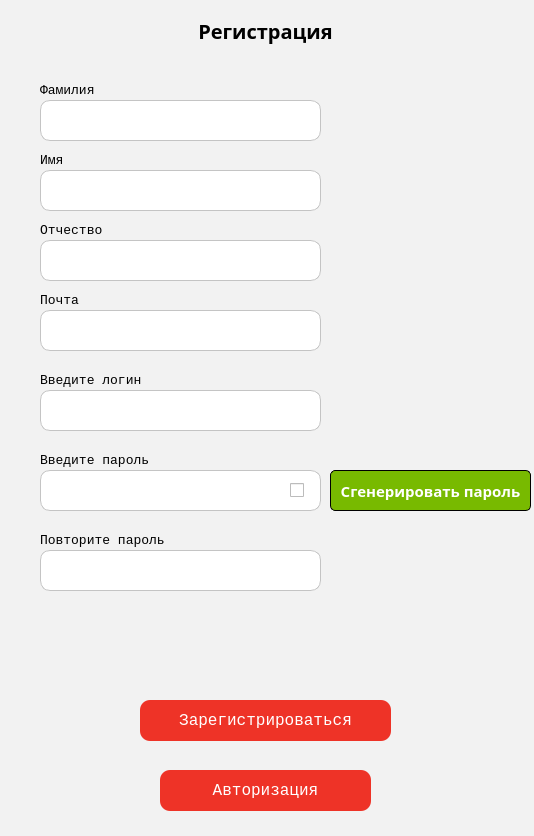
<?xml version="1.0" encoding="UTF-8"?>
<ui version="4.0">
 <class>MainWindow</class>
 <widget class="QMainWindow" name="MainWindow">
  <property name="geometry">
   <rect>
    <x>0</x>
    <y>0</y>
    <width>534</width>
    <height>836</height>
   </rect>
  </property>
  <property name="minimumSize">
   <size>
    <width>534</width>
    <height>836</height>
   </size>
  </property>
  <property name="maximumSize">
   <size>
    <width>1212120</width>
    <height>1212121</height>
   </size>
  </property>
  <property name="palette">
   <palette>
    <active>
     <colorrole role="WindowText">
      <brush brushstyle="SolidPattern">
       <color alpha="255">
        <red>0</red>
        <green>0</green>
        <blue>0</blue>
       </color>
      </brush>
     </colorrole>
     <colorrole role="Button">
      <brush brushstyle="SolidPattern">
       <color alpha="255">
        <red>242</red>
        <green>242</green>
        <blue>242</blue>
       </color>
      </brush>
     </colorrole>
     <colorrole role="Light">
      <brush brushstyle="SolidPattern">
       <color alpha="255">
        <red>255</red>
        <green>255</green>
        <blue>255</blue>
       </color>
      </brush>
     </colorrole>
     <colorrole role="Midlight">
      <brush brushstyle="SolidPattern">
       <color alpha="255">
        <red>248</red>
        <green>248</green>
        <blue>248</blue>
       </color>
      </brush>
     </colorrole>
     <colorrole role="Dark">
      <brush brushstyle="SolidPattern">
       <color alpha="255">
        <red>121</red>
        <green>121</green>
        <blue>121</blue>
       </color>
      </brush>
     </colorrole>
     <colorrole role="Mid">
      <brush brushstyle="SolidPattern">
       <color alpha="255">
        <red>161</red>
        <green>161</green>
        <blue>161</blue>
       </color>
      </brush>
     </colorrole>
     <colorrole role="Text">
      <brush brushstyle="SolidPattern">
       <color alpha="255">
        <red>0</red>
        <green>0</green>
        <blue>0</blue>
       </color>
      </brush>
     </colorrole>
     <colorrole role="BrightText">
      <brush brushstyle="SolidPattern">
       <color alpha="255">
        <red>255</red>
        <green>255</green>
        <blue>255</blue>
       </color>
      </brush>
     </colorrole>
     <colorrole role="ButtonText">
      <brush brushstyle="SolidPattern">
       <color alpha="255">
        <red>0</red>
        <green>0</green>
        <blue>0</blue>
       </color>
      </brush>
     </colorrole>
     <colorrole role="Base">
      <brush brushstyle="SolidPattern">
       <color alpha="255">
        <red>255</red>
        <green>255</green>
        <blue>255</blue>
       </color>
      </brush>
     </colorrole>
     <colorrole role="Window">
      <brush brushstyle="SolidPattern">
       <color alpha="255">
        <red>242</red>
        <green>242</green>
        <blue>242</blue>
       </color>
      </brush>
     </colorrole>
     <colorrole role="Shadow">
      <brush brushstyle="SolidPattern">
       <color alpha="255">
        <red>0</red>
        <green>0</green>
        <blue>0</blue>
       </color>
      </brush>
     </colorrole>
     <colorrole role="AlternateBase">
      <brush brushstyle="SolidPattern">
       <color alpha="255">
        <red>248</red>
        <green>248</green>
        <blue>248</blue>
       </color>
      </brush>
     </colorrole>
     <colorrole role="ToolTipBase">
      <brush brushstyle="SolidPattern">
       <color alpha="255">
        <red>255</red>
        <green>255</green>
        <blue>220</blue>
       </color>
      </brush>
     </colorrole>
     <colorrole role="ToolTipText">
      <brush brushstyle="SolidPattern">
       <color alpha="255">
        <red>0</red>
        <green>0</green>
        <blue>0</blue>
       </color>
      </brush>
     </colorrole>
    </active>
    <inactive>
     <colorrole role="WindowText">
      <brush brushstyle="SolidPattern">
       <color alpha="255">
        <red>0</red>
        <green>0</green>
        <blue>0</blue>
       </color>
      </brush>
     </colorrole>
     <colorrole role="Button">
      <brush brushstyle="SolidPattern">
       <color alpha="255">
        <red>242</red>
        <green>242</green>
        <blue>242</blue>
       </color>
      </brush>
     </colorrole>
     <colorrole role="Light">
      <brush brushstyle="SolidPattern">
       <color alpha="255">
        <red>255</red>
        <green>255</green>
        <blue>255</blue>
       </color>
      </brush>
     </colorrole>
     <colorrole role="Midlight">
      <brush brushstyle="SolidPattern">
       <color alpha="255">
        <red>248</red>
        <green>248</green>
        <blue>248</blue>
       </color>
      </brush>
     </colorrole>
     <colorrole role="Dark">
      <brush brushstyle="SolidPattern">
       <color alpha="255">
        <red>121</red>
        <green>121</green>
        <blue>121</blue>
       </color>
      </brush>
     </colorrole>
     <colorrole role="Mid">
      <brush brushstyle="SolidPattern">
       <color alpha="255">
        <red>161</red>
        <green>161</green>
        <blue>161</blue>
       </color>
      </brush>
     </colorrole>
     <colorrole role="Text">
      <brush brushstyle="SolidPattern">
       <color alpha="255">
        <red>0</red>
        <green>0</green>
        <blue>0</blue>
       </color>
      </brush>
     </colorrole>
     <colorrole role="BrightText">
      <brush brushstyle="SolidPattern">
       <color alpha="255">
        <red>255</red>
        <green>255</green>
        <blue>255</blue>
       </color>
      </brush>
     </colorrole>
     <colorrole role="ButtonText">
      <brush brushstyle="SolidPattern">
       <color alpha="255">
        <red>0</red>
        <green>0</green>
        <blue>0</blue>
       </color>
      </brush>
     </colorrole>
     <colorrole role="Base">
      <brush brushstyle="SolidPattern">
       <color alpha="255">
        <red>255</red>
        <green>255</green>
        <blue>255</blue>
       </color>
      </brush>
     </colorrole>
     <colorrole role="Window">
      <brush brushstyle="SolidPattern">
       <color alpha="255">
        <red>242</red>
        <green>242</green>
        <blue>242</blue>
       </color>
      </brush>
     </colorrole>
     <colorrole role="Shadow">
      <brush brushstyle="SolidPattern">
       <color alpha="255">
        <red>0</red>
        <green>0</green>
        <blue>0</blue>
       </color>
      </brush>
     </colorrole>
     <colorrole role="AlternateBase">
      <brush brushstyle="SolidPattern">
       <color alpha="255">
        <red>248</red>
        <green>248</green>
        <blue>248</blue>
       </color>
      </brush>
     </colorrole>
     <colorrole role="ToolTipBase">
      <brush brushstyle="SolidPattern">
       <color alpha="255">
        <red>255</red>
        <green>255</green>
        <blue>220</blue>
       </color>
      </brush>
     </colorrole>
     <colorrole role="ToolTipText">
      <brush brushstyle="SolidPattern">
       <color alpha="255">
        <red>0</red>
        <green>0</green>
        <blue>0</blue>
       </color>
      </brush>
     </colorrole>
    </inactive>
    <disabled>
     <colorrole role="WindowText">
      <brush brushstyle="SolidPattern">
       <color alpha="255">
        <red>121</red>
        <green>121</green>
        <blue>121</blue>
       </color>
      </brush>
     </colorrole>
     <colorrole role="Button">
      <brush brushstyle="SolidPattern">
       <color alpha="255">
        <red>242</red>
        <green>242</green>
        <blue>242</blue>
       </color>
      </brush>
     </colorrole>
     <colorrole role="Light">
      <brush brushstyle="SolidPattern">
       <color alpha="255">
        <red>255</red>
        <green>255</green>
        <blue>255</blue>
       </color>
      </brush>
     </colorrole>
     <colorrole role="Midlight">
      <brush brushstyle="SolidPattern">
       <color alpha="255">
        <red>248</red>
        <green>248</green>
        <blue>248</blue>
       </color>
      </brush>
     </colorrole>
     <colorrole role="Dark">
      <brush brushstyle="SolidPattern">
       <color alpha="255">
        <red>121</red>
        <green>121</green>
        <blue>121</blue>
       </color>
      </brush>
     </colorrole>
     <colorrole role="Mid">
      <brush brushstyle="SolidPattern">
       <color alpha="255">
        <red>161</red>
        <green>161</green>
        <blue>161</blue>
       </color>
      </brush>
     </colorrole>
     <colorrole role="Text">
      <brush brushstyle="SolidPattern">
       <color alpha="255">
        <red>121</red>
        <green>121</green>
        <blue>121</blue>
       </color>
      </brush>
     </colorrole>
     <colorrole role="BrightText">
      <brush brushstyle="SolidPattern">
       <color alpha="255">
        <red>255</red>
        <green>255</green>
        <blue>255</blue>
       </color>
      </brush>
     </colorrole>
     <colorrole role="ButtonText">
      <brush brushstyle="SolidPattern">
       <color alpha="255">
        <red>121</red>
        <green>121</green>
        <blue>121</blue>
       </color>
      </brush>
     </colorrole>
     <colorrole role="Base">
      <brush brushstyle="SolidPattern">
       <color alpha="255">
        <red>242</red>
        <green>242</green>
        <blue>242</blue>
       </color>
      </brush>
     </colorrole>
     <colorrole role="Window">
      <brush brushstyle="SolidPattern">
       <color alpha="255">
        <red>242</red>
        <green>242</green>
        <blue>242</blue>
       </color>
      </brush>
     </colorrole>
     <colorrole role="Shadow">
      <brush brushstyle="SolidPattern">
       <color alpha="255">
        <red>0</red>
        <green>0</green>
        <blue>0</blue>
       </color>
      </brush>
     </colorrole>
     <colorrole role="AlternateBase">
      <brush brushstyle="SolidPattern">
       <color alpha="255">
        <red>242</red>
        <green>242</green>
        <blue>242</blue>
       </color>
      </brush>
     </colorrole>
     <colorrole role="ToolTipBase">
      <brush brushstyle="SolidPattern">
       <color alpha="255">
        <red>255</red>
        <green>255</green>
        <blue>220</blue>
       </color>
      </brush>
     </colorrole>
     <colorrole role="ToolTipText">
      <brush brushstyle="SolidPattern">
       <color alpha="255">
        <red>0</red>
        <green>0</green>
        <blue>0</blue>
       </color>
      </brush>
     </colorrole>
    </disabled>
   </palette>
  </property>
  <property name="windowTitle">
   <string>Регистрация</string>
  </property>
  <property name="styleSheet">
   <string notr="true"/>
  </property>
  <widget class="QWidget" name="centralwidget">
   <widget class="QLabel" name="registration_title">
    <property name="geometry">
     <rect>
      <x>0</x>
      <y>10</y>
      <width>531</width>
      <height>41</height>
     </rect>
    </property>
    <property name="font">
     <font>
      <family>Raleway</family>
      <pointsize>-1</pointsize>
      <weight>75</weight>
      <italic>false</italic>
      <bold>true</bold>
     </font>
    </property>
    <property name="styleSheet">
     <string notr="true">font-family: Raleway;
font-style: normal;
font-weight: bold;
font-size: 20px;
line-height: 21px;
color: #000000;</string>
    </property>
    <property name="text">
     <string>Регистрация</string>
    </property>
    <property name="alignment">
     <set>Qt::AlignCenter</set>
    </property>
   </widget>
   <widget class="QGroupBox" name="groupBox">
    <property name="geometry">
     <rect>
      <x>0</x>
      <y>60</y>
      <width>541</width>
      <height>761</height>
     </rect>
    </property>
    <property name="styleSheet">
     <string notr="true">border:none;</string>
    </property>
    <property name="title">
     <string/>
    </property>
    <widget class="QPushButton" name="gen_pass_button">
     <property name="geometry">
      <rect>
       <x>330</x>
       <y>410</y>
       <width>201</width>
       <height>41</height>
      </rect>
     </property>
     <property name="styleSheet">
      <string notr="true">background: #78ba00;
border-radius: 5px;
font-family: Raleway;
font-style: normal;
font-weight: bold;
font-size: 15px;
line-height: 18px;
color: #FFFFFF;
border:1px solid;</string>
     </property>
     <property name="text">
      <string>Сгенерировать пароль</string>
     </property>
    </widget>
    <widget class="QLabel" name="label_3">
     <property name="geometry">
      <rect>
       <x>40</x>
       <y>90</y>
       <width>61</width>
       <height>21</height>
      </rect>
     </property>
     <property name="font">
      <font>
       <family>Consolas</family>
       <pointsize>10</pointsize>
      </font>
     </property>
     <property name="text">
      <string>Имя</string>
     </property>
    </widget>
    <widget class="QPushButton" name="registration_button_2">
     <property name="geometry">
      <rect>
       <x>160</x>
       <y>710</y>
       <width>211</width>
       <height>41</height>
      </rect>
     </property>
     <property name="font">
      <font>
       <family>Consolas</family>
       <pointsize>12</pointsize>
      </font>
     </property>
     <property name="styleSheet">
      <string notr="true">background:#EE3327;
border-style: solid;
border-radius: 10px;
color:white;
</string>
     </property>
     <property name="text">
      <string>Авторизация</string>
     </property>
    </widget>
    <widget class="QLabel" name="repassword">
     <property name="geometry">
      <rect>
       <x>40</x>
       <y>470</y>
       <width>151</width>
       <height>21</height>
      </rect>
     </property>
     <property name="font">
      <font>
       <family>Consolas</family>
       <pointsize>10</pointsize>
      </font>
     </property>
     <property name="text">
      <string>Повторите пароль</string>
     </property>
    </widget>
    <widget class="QLabel" name="otchestvo">
     <property name="geometry">
      <rect>
       <x>40</x>
       <y>160</y>
       <width>91</width>
       <height>21</height>
      </rect>
     </property>
     <property name="font">
      <font>
       <family>Consolas</family>
       <pointsize>10</pointsize>
      </font>
     </property>
     <property name="text">
      <string>Отчество</string>
     </property>
    </widget>
    <widget class="QLabel" name="check">
     <property name="geometry">
      <rect>
       <x>0</x>
       <y>600</y>
       <width>541</width>
       <height>31</height>
      </rect>
     </property>
     <property name="palette">
      <palette>
       <active>
        <colorrole role="WindowText">
         <brush brushstyle="SolidPattern">
          <color alpha="255">
           <red>0</red>
           <green>0</green>
           <blue>0</blue>
          </color>
         </brush>
        </colorrole>
        <colorrole role="Button">
         <brush brushstyle="SolidPattern">
          <color alpha="255">
           <red>255</red>
           <green>255</green>
           <blue>153</blue>
          </color>
         </brush>
        </colorrole>
        <colorrole role="Light">
         <brush brushstyle="SolidPattern">
          <color alpha="255">
           <red>255</red>
           <green>255</green>
           <blue>255</blue>
          </color>
         </brush>
        </colorrole>
        <colorrole role="Midlight">
         <brush brushstyle="SolidPattern">
          <color alpha="255">
           <red>255</red>
           <green>255</green>
           <blue>204</blue>
          </color>
         </brush>
        </colorrole>
        <colorrole role="Dark">
         <brush brushstyle="SolidPattern">
          <color alpha="255">
           <red>127</red>
           <green>127</green>
           <blue>76</blue>
          </color>
         </brush>
        </colorrole>
        <colorrole role="Mid">
         <brush brushstyle="SolidPattern">
          <color alpha="255">
           <red>170</red>
           <green>170</green>
           <blue>102</blue>
          </color>
         </brush>
        </colorrole>
        <colorrole role="Text">
         <brush brushstyle="SolidPattern">
          <color alpha="255">
           <red>0</red>
           <green>0</green>
           <blue>0</blue>
          </color>
         </brush>
        </colorrole>
        <colorrole role="BrightText">
         <brush brushstyle="SolidPattern">
          <color alpha="255">
           <red>255</red>
           <green>255</green>
           <blue>255</blue>
          </color>
         </brush>
        </colorrole>
        <colorrole role="ButtonText">
         <brush brushstyle="SolidPattern">
          <color alpha="255">
           <red>0</red>
           <green>0</green>
           <blue>0</blue>
          </color>
         </brush>
        </colorrole>
        <colorrole role="Base">
         <brush brushstyle="SolidPattern">
          <color alpha="255">
           <red>255</red>
           <green>255</green>
           <blue>255</blue>
          </color>
         </brush>
        </colorrole>
        <colorrole role="Window">
         <brush brushstyle="SolidPattern">
          <color alpha="255">
           <red>255</red>
           <green>255</green>
           <blue>153</blue>
          </color>
         </brush>
        </colorrole>
        <colorrole role="Shadow">
         <brush brushstyle="SolidPattern">
          <color alpha="255">
           <red>0</red>
           <green>0</green>
           <blue>0</blue>
          </color>
         </brush>
        </colorrole>
        <colorrole role="AlternateBase">
         <brush brushstyle="SolidPattern">
          <color alpha="255">
           <red>255</red>
           <green>255</green>
           <blue>204</blue>
          </color>
         </brush>
        </colorrole>
        <colorrole role="ToolTipBase">
         <brush brushstyle="SolidPattern">
          <color alpha="255">
           <red>255</red>
           <green>255</green>
           <blue>220</blue>
          </color>
         </brush>
        </colorrole>
        <colorrole role="ToolTipText">
         <brush brushstyle="SolidPattern">
          <color alpha="255">
           <red>0</red>
           <green>0</green>
           <blue>0</blue>
          </color>
         </brush>
        </colorrole>
       </active>
       <inactive>
        <colorrole role="WindowText">
         <brush brushstyle="SolidPattern">
          <color alpha="255">
           <red>0</red>
           <green>0</green>
           <blue>0</blue>
          </color>
         </brush>
        </colorrole>
        <colorrole role="Button">
         <brush brushstyle="SolidPattern">
          <color alpha="255">
           <red>255</red>
           <green>255</green>
           <blue>153</blue>
          </color>
         </brush>
        </colorrole>
        <colorrole role="Light">
         <brush brushstyle="SolidPattern">
          <color alpha="255">
           <red>255</red>
           <green>255</green>
           <blue>255</blue>
          </color>
         </brush>
        </colorrole>
        <colorrole role="Midlight">
         <brush brushstyle="SolidPattern">
          <color alpha="255">
           <red>255</red>
           <green>255</green>
           <blue>204</blue>
          </color>
         </brush>
        </colorrole>
        <colorrole role="Dark">
         <brush brushstyle="SolidPattern">
          <color alpha="255">
           <red>127</red>
           <green>127</green>
           <blue>76</blue>
          </color>
         </brush>
        </colorrole>
        <colorrole role="Mid">
         <brush brushstyle="SolidPattern">
          <color alpha="255">
           <red>170</red>
           <green>170</green>
           <blue>102</blue>
          </color>
         </brush>
        </colorrole>
        <colorrole role="Text">
         <brush brushstyle="SolidPattern">
          <color alpha="255">
           <red>0</red>
           <green>0</green>
           <blue>0</blue>
          </color>
         </brush>
        </colorrole>
        <colorrole role="BrightText">
         <brush brushstyle="SolidPattern">
          <color alpha="255">
           <red>255</red>
           <green>255</green>
           <blue>255</blue>
          </color>
         </brush>
        </colorrole>
        <colorrole role="ButtonText">
         <brush brushstyle="SolidPattern">
          <color alpha="255">
           <red>0</red>
           <green>0</green>
           <blue>0</blue>
          </color>
         </brush>
        </colorrole>
        <colorrole role="Base">
         <brush brushstyle="SolidPattern">
          <color alpha="255">
           <red>255</red>
           <green>255</green>
           <blue>255</blue>
          </color>
         </brush>
        </colorrole>
        <colorrole role="Window">
         <brush brushstyle="SolidPattern">
          <color alpha="255">
           <red>255</red>
           <green>255</green>
           <blue>153</blue>
          </color>
         </brush>
        </colorrole>
        <colorrole role="Shadow">
         <brush brushstyle="SolidPattern">
          <color alpha="255">
           <red>0</red>
           <green>0</green>
           <blue>0</blue>
          </color>
         </brush>
        </colorrole>
        <colorrole role="AlternateBase">
         <brush brushstyle="SolidPattern">
          <color alpha="255">
           <red>255</red>
           <green>255</green>
           <blue>204</blue>
          </color>
         </brush>
        </colorrole>
        <colorrole role="ToolTipBase">
         <brush brushstyle="SolidPattern">
          <color alpha="255">
           <red>255</red>
           <green>255</green>
           <blue>220</blue>
          </color>
         </brush>
        </colorrole>
        <colorrole role="ToolTipText">
         <brush brushstyle="SolidPattern">
          <color alpha="255">
           <red>0</red>
           <green>0</green>
           <blue>0</blue>
          </color>
         </brush>
        </colorrole>
       </inactive>
       <disabled>
        <colorrole role="WindowText">
         <brush brushstyle="SolidPattern">
          <color alpha="255">
           <red>127</red>
           <green>127</green>
           <blue>76</blue>
          </color>
         </brush>
        </colorrole>
        <colorrole role="Button">
         <brush brushstyle="SolidPattern">
          <color alpha="255">
           <red>255</red>
           <green>255</green>
           <blue>153</blue>
          </color>
         </brush>
        </colorrole>
        <colorrole role="Light">
         <brush brushstyle="SolidPattern">
          <color alpha="255">
           <red>255</red>
           <green>255</green>
           <blue>255</blue>
          </color>
         </brush>
        </colorrole>
        <colorrole role="Midlight">
         <brush brushstyle="SolidPattern">
          <color alpha="255">
           <red>255</red>
           <green>255</green>
           <blue>204</blue>
          </color>
         </brush>
        </colorrole>
        <colorrole role="Dark">
         <brush brushstyle="SolidPattern">
          <color alpha="255">
           <red>127</red>
           <green>127</green>
           <blue>76</blue>
          </color>
         </brush>
        </colorrole>
        <colorrole role="Mid">
         <brush brushstyle="SolidPattern">
          <color alpha="255">
           <red>170</red>
           <green>170</green>
           <blue>102</blue>
          </color>
         </brush>
        </colorrole>
        <colorrole role="Text">
         <brush brushstyle="SolidPattern">
          <color alpha="255">
           <red>127</red>
           <green>127</green>
           <blue>76</blue>
          </color>
         </brush>
        </colorrole>
        <colorrole role="BrightText">
         <brush brushstyle="SolidPattern">
          <color alpha="255">
           <red>255</red>
           <green>255</green>
           <blue>255</blue>
          </color>
         </brush>
        </colorrole>
        <colorrole role="ButtonText">
         <brush brushstyle="SolidPattern">
          <color alpha="255">
           <red>127</red>
           <green>127</green>
           <blue>76</blue>
          </color>
         </brush>
        </colorrole>
        <colorrole role="Base">
         <brush brushstyle="SolidPattern">
          <color alpha="255">
           <red>255</red>
           <green>255</green>
           <blue>153</blue>
          </color>
         </brush>
        </colorrole>
        <colorrole role="Window">
         <brush brushstyle="SolidPattern">
          <color alpha="255">
           <red>255</red>
           <green>255</green>
           <blue>153</blue>
          </color>
         </brush>
        </colorrole>
        <colorrole role="Shadow">
         <brush brushstyle="SolidPattern">
          <color alpha="255">
           <red>0</red>
           <green>0</green>
           <blue>0</blue>
          </color>
         </brush>
        </colorrole>
        <colorrole role="AlternateBase">
         <brush brushstyle="SolidPattern">
          <color alpha="255">
           <red>255</red>
           <green>255</green>
           <blue>153</blue>
          </color>
         </brush>
        </colorrole>
        <colorrole role="ToolTipBase">
         <brush brushstyle="SolidPattern">
          <color alpha="255">
           <red>255</red>
           <green>255</green>
           <blue>220</blue>
          </color>
         </brush>
        </colorrole>
        <colorrole role="ToolTipText">
         <brush brushstyle="SolidPattern">
          <color alpha="255">
           <red>0</red>
           <green>0</green>
           <blue>0</blue>
          </color>
         </brush>
        </colorrole>
       </disabled>
      </palette>
     </property>
     <property name="font">
      <font>
       <family>Consolas</family>
      </font>
     </property>
     <property name="text">
      <string/>
     </property>
     <property name="alignment">
      <set>Qt::AlignCenter</set>
     </property>
    </widget>
    <widget class="QLabel" name="mail_label">
     <property name="geometry">
      <rect>
       <x>40</x>
       <y>230</y>
       <width>151</width>
       <height>21</height>
      </rect>
     </property>
     <property name="font">
      <font>
       <family>Consolas</family>
       <pointsize>10</pointsize>
      </font>
     </property>
     <property name="text">
      <string>Почта</string>
     </property>
    </widget>
    <widget class="QLabel" name="surname">
     <property name="geometry">
      <rect>
       <x>40</x>
       <y>20</y>
       <width>71</width>
       <height>21</height>
      </rect>
     </property>
     <property name="font">
      <font>
       <family>Consolas</family>
       <pointsize>10</pointsize>
      </font>
     </property>
     <property name="text">
      <string>Фамилия</string>
     </property>
    </widget>
    <widget class="QPushButton" name="registration_button">
     <property name="geometry">
      <rect>
       <x>140</x>
       <y>640</y>
       <width>251</width>
       <height>41</height>
      </rect>
     </property>
     <property name="font">
      <font>
       <family>Consolas</family>
       <pointsize>12</pointsize>
      </font>
     </property>
     <property name="styleSheet">
      <string notr="true">background:#EE3327;
border-style: solid;
border-radius: 10px;
color:white;
</string>
     </property>
     <property name="text">
      <string>Зарегистрироваться</string>
     </property>
    </widget>
    <widget class="QLabel" name="login">
     <property name="geometry">
      <rect>
       <x>40</x>
       <y>310</y>
       <width>131</width>
       <height>21</height>
      </rect>
     </property>
     <property name="font">
      <font>
       <family>Consolas</family>
       <pointsize>10</pointsize>
      </font>
     </property>
     <property name="text">
      <string>Введите логин</string>
     </property>
    </widget>
    <widget class="QCheckBox" name="see_password">
     <property name="geometry">
      <rect>
       <x>290</x>
       <y>420</y>
       <width>21</width>
       <height>21</height>
      </rect>
     </property>
     <property name="text">
      <string/>
     </property>
    </widget>
    <widget class="QLabel" name="password">
     <property name="geometry">
      <rect>
       <x>40</x>
       <y>390</y>
       <width>141</width>
       <height>21</height>
      </rect>
     </property>
     <property name="font">
      <font>
       <family>Consolas</family>
       <pointsize>10</pointsize>
      </font>
     </property>
     <property name="text">
      <string>Введите пароль</string>
     </property>
    </widget>
    <widget class="QLineEdit" name="surname_input">
     <property name="geometry">
      <rect>
       <x>40</x>
       <y>40</y>
       <width>281</width>
       <height>41</height>
      </rect>
     </property>
     <property name="focusPolicy">
      <enum>Qt::WheelFocus</enum>
     </property>
     <property name="styleSheet">
      <string notr="true">background: #FFFFFF;
border: 1px solid #C4C4C4;
box-sizing: border-box;
border-radius: 10px;
padding-left:7px;</string>
     </property>
     <property name="echoMode">
      <enum>QLineEdit::Normal</enum>
     </property>
     <property name="placeholderText">
      <string/>
     </property>
    </widget>
    <widget class="QLineEdit" name="name_input">
     <property name="geometry">
      <rect>
       <x>40</x>
       <y>110</y>
       <width>281</width>
       <height>41</height>
      </rect>
     </property>
     <property name="focusPolicy">
      <enum>Qt::WheelFocus</enum>
     </property>
     <property name="styleSheet">
      <string notr="true">background: #FFFFFF;
border: 1px solid #C4C4C4;
box-sizing: border-box;
border-radius: 10px;
padding-left:7px;</string>
     </property>
     <property name="echoMode">
      <enum>QLineEdit::Normal</enum>
     </property>
     <property name="placeholderText">
      <string/>
     </property>
    </widget>
    <widget class="QLineEdit" name="otchestvo_input">
     <property name="geometry">
      <rect>
       <x>40</x>
       <y>180</y>
       <width>281</width>
       <height>41</height>
      </rect>
     </property>
     <property name="focusPolicy">
      <enum>Qt::WheelFocus</enum>
     </property>
     <property name="styleSheet">
      <string notr="true">background: #FFFFFF;
border: 1px solid #C4C4C4;
box-sizing: border-box;
border-radius: 10px;
padding-left:7px;</string>
     </property>
     <property name="echoMode">
      <enum>QLineEdit::Normal</enum>
     </property>
     <property name="placeholderText">
      <string/>
     </property>
    </widget>
    <widget class="QLineEdit" name="mail_input">
     <property name="geometry">
      <rect>
       <x>40</x>
       <y>250</y>
       <width>281</width>
       <height>41</height>
      </rect>
     </property>
     <property name="focusPolicy">
      <enum>Qt::WheelFocus</enum>
     </property>
     <property name="styleSheet">
      <string notr="true">background: #FFFFFF;
border: 1px solid #C4C4C4;
box-sizing: border-box;
border-radius: 10px;
padding-left:7px;</string>
     </property>
     <property name="echoMode">
      <enum>QLineEdit::Normal</enum>
     </property>
     <property name="placeholderText">
      <string/>
     </property>
    </widget>
    <widget class="QLineEdit" name="login_input">
     <property name="geometry">
      <rect>
       <x>40</x>
       <y>330</y>
       <width>281</width>
       <height>41</height>
      </rect>
     </property>
     <property name="focusPolicy">
      <enum>Qt::WheelFocus</enum>
     </property>
     <property name="styleSheet">
      <string notr="true">background: #FFFFFF;
border: 1px solid #C4C4C4;
box-sizing: border-box;
border-radius: 10px;
padding-left:7px;</string>
     </property>
     <property name="echoMode">
      <enum>QLineEdit::Normal</enum>
     </property>
     <property name="placeholderText">
      <string/>
     </property>
    </widget>
    <widget class="QLineEdit" name="password_input">
     <property name="geometry">
      <rect>
       <x>40</x>
       <y>410</y>
       <width>281</width>
       <height>41</height>
      </rect>
     </property>
     <property name="focusPolicy">
      <enum>Qt::WheelFocus</enum>
     </property>
     <property name="styleSheet">
      <string notr="true">background: #FFFFFF;
border: 1px solid #C4C4C4;
box-sizing: border-box;
border-radius: 10px;
padding-left:7px;</string>
     </property>
     <property name="echoMode">
      <enum>QLineEdit::Password</enum>
     </property>
     <property name="placeholderText">
      <string/>
     </property>
    </widget>
    <widget class="QLineEdit" name="password_reinput">
     <property name="geometry">
      <rect>
       <x>40</x>
       <y>490</y>
       <width>281</width>
       <height>41</height>
      </rect>
     </property>
     <property name="focusPolicy">
      <enum>Qt::WheelFocus</enum>
     </property>
     <property name="styleSheet">
      <string notr="true">background: #FFFFFF;
border: 1px solid #C4C4C4;
box-sizing: border-box;
border-radius: 10px;
padding-left:7px;</string>
     </property>
     <property name="echoMode">
      <enum>QLineEdit::Password</enum>
     </property>
     <property name="placeholderText">
      <string/>
     </property>
    </widget>
    <zorder>password_input</zorder>
    <zorder>gen_pass_button</zorder>
    <zorder>label_3</zorder>
    <zorder>registration_button_2</zorder>
    <zorder>repassword</zorder>
    <zorder>otchestvo</zorder>
    <zorder>check</zorder>
    <zorder>mail_label</zorder>
    <zorder>surname</zorder>
    <zorder>registration_button</zorder>
    <zorder>login</zorder>
    <zorder>see_password</zorder>
    <zorder>password</zorder>
    <zorder>surname_input</zorder>
    <zorder>name_input</zorder>
    <zorder>otchestvo_input</zorder>
    <zorder>mail_input</zorder>
    <zorder>login_input</zorder>
    <zorder>password_reinput</zorder>
   </widget>
  </widget>
 </widget>
 <resources/>
 <connections/>
</ui>
